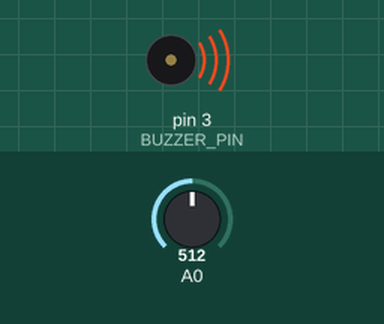
The sketch below on a simulated Arduino Uno, built with avr-gcc and run on an emulated ATmega328P. Shown: buzzer (waves = sounding). The test bench sets the inputs (shaded band); at power-on: A0 = 512. What the sketch prints to the serial monitor is not drawn.

Above: at 0.1 s.
Timing chart, 0 to 1.6 s (numbered marks = the images above):
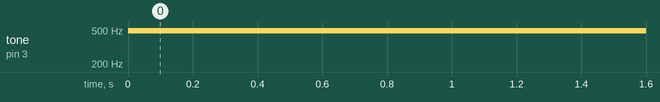

The sketch:

Gas_Leak.ino
```cpp
#define BUZZER_PIN 3
void setup() {
  // put your setup code here, to run once:
  Serial.begin(9600);
  pinMode(BUZZER_PIN, OUTPUT);
}

void loop() {
  // put your main code here, to run repeatedly:
  int sensorValue = analogRead(A0);
  Serial.println(sensorValue);
  if(sensorValue> 300){
    analogWrite(BUZZER_PIN, 50);
  }
  else{
    analogWrite(BUZZER_PIN, 0);
  }
  delay(1000);
}
```

Measured:
- by itself, tone on pin 3 (BUZZER_PIN): silent → 490 Hz at 0.00 s
